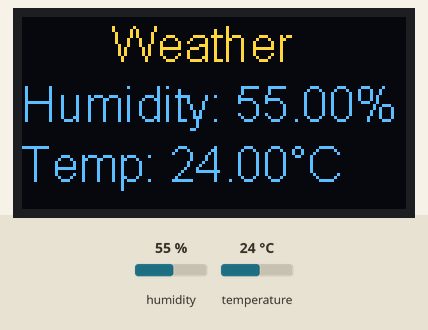
Recording of a sketch running on a simulated ESP8266 (NodeMCU). On the bench: 128×64 one-colour display. The inputs (shaded band) are chosen by the test bench; at power-on: humidity 55 %, temperature 24 °C. The OLED is the two-colour kind (top 16 rows yellow); WiFi joins after 1.5 s; servers stay silent unless stated.

Above: at 2.8 s.
2.9 s: humidity set to 22 %
At 5.1 s:
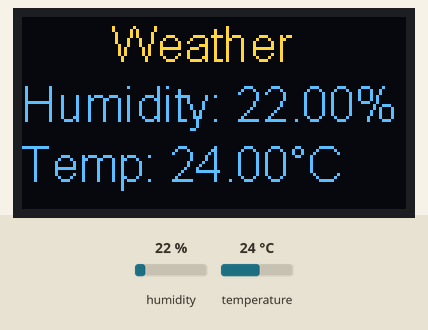
5.6 s: temperature set to 12 °C
At 6.4 s:
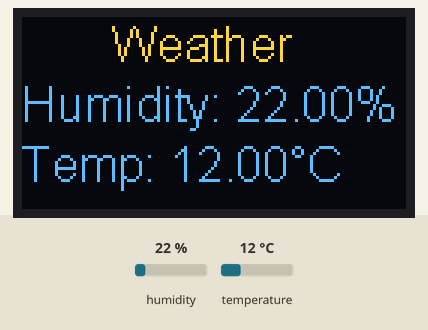
8.3 s: humidity set to 40 %
At 11.3 s:
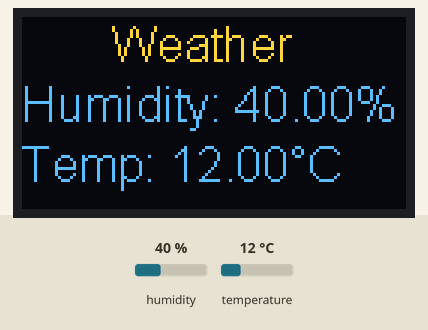
11.6 s: temperature set to 19 °C
At 12.9 s:
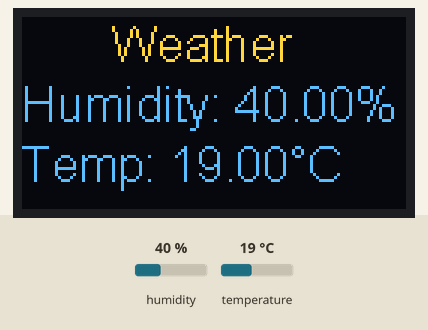
Timing chart, 0 to 14.6 s (numbered marks = the images above; inputs shaded):
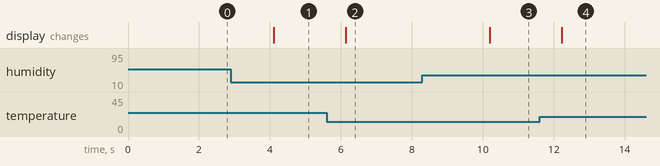

The sketch:

CODE.ino
```cpp
#include <ESP8266WiFi.h>
#include <Wire.h>
#include "SSD1306.h"
#include <DHT.h>


char ssid[] = "ASUS";
char pass[] = "9515968191";


#define DHTPIN 4
#define DHTTYPE DHT11

SSD1306  display(0x3C, D3, D4);   // D3 -> SDA,D4 -> SCL
DHT dht(DHTPIN, DHTTYPE);


void setup(){
  Serial.begin(115200);
  display.init();
  display.flipScreenVertically();
  display.setFont(ArialMT_Plain_16);
  display.setTextAlignment(TEXT_ALIGN_LEFT);
  dht.begin(); // initialize dht
  WiFi.begin(ssid, pass);

}

void displayWeather(){ //Creating a function to read and display temperature and humidity on OLED display
  float h = dht.readHumidity();
  // Read temperature as Celsius
  float t = dht.readTemperature();
  // Read temperature as Fahrenheit
  float f = dht.readTemperature(true);

  // Check if any reads failed and exit early (to try again).
  if (isnan(h) || isnan(t) || isnan(f)){
    display.clear(); // clearing the display
    display.drawString(5,0, "DHT Failed!");
    return;
  }

  display.clear();
  display.drawString(30, 0, "Weather");
  display.drawString(0, 20, "Humidity: " + String(h) + "%\t");
  display.drawString(0, 40, "Temp: " + String(t) + "°C");

  //display.drawString(0, 40, "Temp: " + String(f) + "°F");

}
void loop(){

  displayWeather(); //Calling back the displayWeather function
  display.display();

}
```

Measured:
- after the input at 2.9 s, the display: changes after 1.2 s (image 1)
- after the input at 5.6 s, the display: changes after 0.54 s (image 2)
- after the input at 8.3 s, the display: changes after 1.9 s (image 3)
- after the input at 11.6 s, the display: changes after 0.62 s (image 4)
